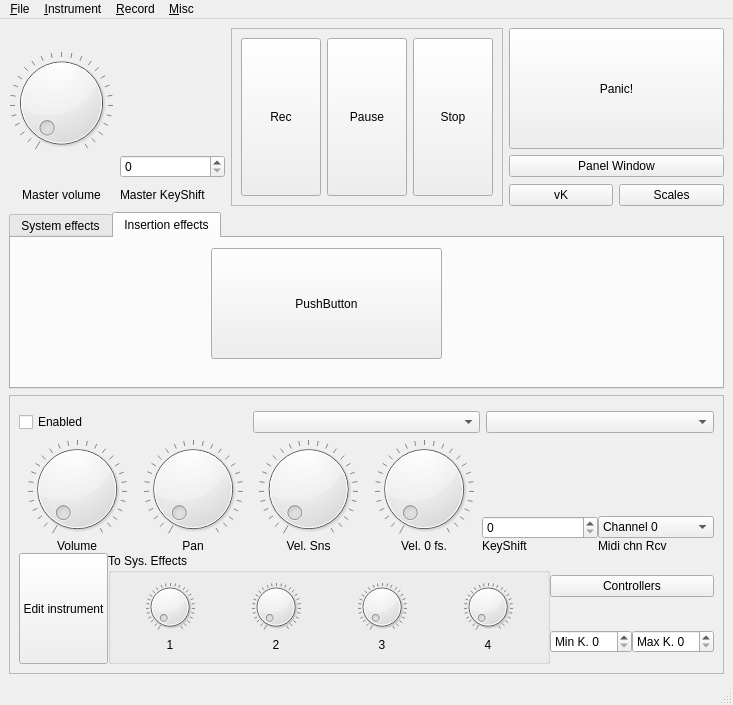
<?xml version="1.0" encoding="UTF-8"?>
<ui version="4.0">
 <class>MainWindow</class>
 <widget class="QMainWindow" name="MainWindow">
  <property name="geometry">
   <rect>
    <x>0</x>
    <y>0</y>
    <width>733</width>
    <height>705</height>
   </rect>
  </property>
  <property name="windowTitle">
   <string>MainWindow</string>
  </property>
  <widget class="QWidget" name="centralwidget">
   <layout class="QVBoxLayout" name="verticalLayout">
    <item>
     <layout class="QGridLayout" name="gridLayout">
      <item row="0" column="3" colspan="2">
       <widget class="QPushButton" name="pushButton">
        <property name="sizePolicy">
         <sizepolicy hsizetype="Minimum" vsizetype="Expanding">
          <horstretch>0</horstretch>
          <verstretch>0</verstretch>
         </sizepolicy>
        </property>
        <property name="text">
         <string>Panic!</string>
        </property>
       </widget>
      </item>
      <item row="2" column="3">
       <widget class="QPushButton" name="pushButton_2">
        <property name="text">
         <string>vK</string>
        </property>
       </widget>
      </item>
      <item row="2" column="4">
       <widget class="QPushButton" name="pushButton_3">
        <property name="text">
         <string>Scales</string>
        </property>
       </widget>
      </item>
      <item row="1" column="3" colspan="2">
       <widget class="QPushButton" name="pushButton_7">
        <property name="text">
         <string>Panel Window</string>
        </property>
       </widget>
      </item>
      <item row="0" column="2" rowspan="3">
       <widget class="QFrame" name="frame">
        <property name="frameShape">
         <enum>QFrame::StyledPanel</enum>
        </property>
        <property name="frameShadow">
         <enum>QFrame::Raised</enum>
        </property>
        <layout class="QHBoxLayout" name="horizontalLayout">
         <item>
          <widget class="QPushButton" name="pushButton_4">
           <property name="sizePolicy">
            <sizepolicy hsizetype="Minimum" vsizetype="Expanding">
             <horstretch>0</horstretch>
             <verstretch>0</verstretch>
            </sizepolicy>
           </property>
           <property name="text">
            <string>Rec</string>
           </property>
          </widget>
         </item>
         <item>
          <widget class="QPushButton" name="pushButton_5">
           <property name="sizePolicy">
            <sizepolicy hsizetype="Minimum" vsizetype="Expanding">
             <horstretch>0</horstretch>
             <verstretch>0</verstretch>
            </sizepolicy>
           </property>
           <property name="text">
            <string>Pause</string>
           </property>
          </widget>
         </item>
         <item>
          <widget class="QPushButton" name="pushButton_6">
           <property name="sizePolicy">
            <sizepolicy hsizetype="Minimum" vsizetype="Expanding">
             <horstretch>0</horstretch>
             <verstretch>0</verstretch>
            </sizepolicy>
           </property>
           <property name="text">
            <string>Stop</string>
           </property>
          </widget>
         </item>
        </layout>
       </widget>
      </item>
      <item row="2" column="0">
       <widget class="QLabel" name="label">
        <property name="text">
         <string>Master volume</string>
        </property>
        <property name="alignment">
         <set>Qt::AlignCenter</set>
        </property>
       </widget>
      </item>
      <item row="0" column="0" rowspan="2">
       <widget class="Dial" name="masterVolume">
        <property name="maximum">
         <number>127</number>
        </property>
        <property name="pageStep">
         <number>32</number>
        </property>
        <property name="wrapping">
         <bool>false</bool>
        </property>
        <property name="notchTarget">
         <double>4.699999999999999</double>
        </property>
        <property name="notchesVisible">
         <bool>true</bool>
        </property>
        <property name="absoluteControlId" stdset="0">
         <string>Master.Volume</string>
        </property>
       </widget>
      </item>
      <item row="2" column="1">
       <widget class="QLabel" name="label_2">
        <property name="text">
         <string>Master KeyShift</string>
        </property>
       </widget>
      </item>
      <item row="1" column="1">
       <widget class="QSpinBox" name="spinBox"/>
      </item>
     </layout>
    </item>
    <item>
     <widget class="QTabWidget" name="tabWidget">
      <property name="currentIndex">
       <number>1</number>
      </property>
      <widget class="QWidget" name="tab">
       <attribute name="title">
        <string>System effects</string>
       </attribute>
      </widget>
      <widget class="QWidget" name="tab_2">
       <attribute name="title">
        <string>Insertion effects</string>
       </attribute>
       <widget class="QPushButton" name="pushButton_8">
        <property name="geometry">
         <rect>
          <x>200</x>
          <y>10</y>
          <width>231</width>
          <height>111</height>
         </rect>
        </property>
        <property name="text">
         <string>PushButton</string>
        </property>
        <property name="icon">
         <iconset>
          <normaloff>:/images/images/power.png</normaloff>:/images/images/power.png</iconset>
        </property>
        <property name="iconSize">
         <size>
          <width>64</width>
          <height>64</height>
         </size>
        </property>
       </widget>
      </widget>
     </widget>
    </item>
    <item>
     <widget class="QFrame" name="partFrame">
      <property name="enabled">
       <bool>true</bool>
      </property>
      <property name="frameShape">
       <enum>QFrame::StyledPanel</enum>
      </property>
      <property name="frameShadow">
       <enum>QFrame::Raised</enum>
      </property>
      <layout class="QVBoxLayout" name="verticalLayout_2">
       <item>
        <widget class="SiblingBar" name="partBar" native="true"/>
       </item>
       <item>
        <layout class="QHBoxLayout" name="horizontalLayout_2">
         <item>
          <widget class="CheckBox" name="enabledCheck">
           <property name="text">
            <string>Enabled</string>
           </property>
           <property name="controlId" stdset="0">
            <string>Enabled</string>
           </property>
          </widget>
         </item>
         <item>
          <widget class="ComboBox" name="comboBox">
           <property name="controlId" stdset="0">
            <string>Bank</string>
           </property>
          </widget>
         </item>
         <item>
          <widget class="ComboBox" name="comboBox_2">
           <property name="controlId" stdset="0">
            <string>BankInstrument</string>
           </property>
          </widget>
         </item>
        </layout>
       </item>
       <item>
        <widget class="QWidget" name="partWidget" native="true">
         <layout class="QVBoxLayout" name="verticalLayout_3">
          <property name="spacing">
           <number>0</number>
          </property>
          <property name="margin">
           <number>0</number>
          </property>
          <item>
           <layout class="QGridLayout" name="gridLayout_2">
            <item row="0" column="0" rowspan="2">
             <widget class="Dial" name="partVolume">
              <property name="maximum">
               <number>127</number>
              </property>
              <property name="pageStep">
               <number>32</number>
              </property>
              <property name="wrapping">
               <bool>false</bool>
              </property>
              <property name="notchTarget">
               <double>4.699999999999999</double>
              </property>
              <property name="notchesVisible">
               <bool>true</bool>
              </property>
              <property name="controlId" stdset="0">
               <string>Volume</string>
              </property>
             </widget>
            </item>
            <item row="0" column="1" rowspan="2">
             <widget class="Dial" name="partPan">
              <property name="maximum">
               <number>127</number>
              </property>
              <property name="pageStep">
               <number>32</number>
              </property>
              <property name="wrapping">
               <bool>false</bool>
              </property>
              <property name="notchTarget">
               <double>4.699999999999999</double>
              </property>
              <property name="notchesVisible">
               <bool>true</bool>
              </property>
              <property name="controlId" stdset="0">
               <string>Instrument.InstrumentKit.ADnoteParameters.FilterParams.CenterFrequency</string>
              </property>
             </widget>
            </item>
            <item row="0" column="2" rowspan="2">
             <widget class="Dial" name="masterVolume_4">
              <property name="maximum">
               <number>127</number>
              </property>
              <property name="pageStep">
               <number>32</number>
              </property>
              <property name="wrapping">
               <bool>false</bool>
              </property>
              <property name="notchTarget">
               <double>4.699999999999999</double>
              </property>
              <property name="notchesVisible">
               <bool>true</bool>
              </property>
              <property name="controlId" stdset="0">
               <string>Instrument.InstrumentKit.ADnoteParameters.FilterParams.Frequency</string>
              </property>
             </widget>
            </item>
            <item row="0" column="3" rowspan="2">
             <widget class="Dial" name="masterVolume_5">
              <property name="maximum">
               <number>127</number>
              </property>
              <property name="pageStep">
               <number>32</number>
              </property>
              <property name="wrapping">
               <bool>false</bool>
              </property>
              <property name="notchTarget">
               <double>4.699999999999999</double>
              </property>
              <property name="notchesVisible">
               <bool>true</bool>
              </property>
              <property name="controlId" stdset="0">
               <string>Instrument.InstrumentKit.ADnoteParameters.FilterParams.Frequency</string>
              </property>
             </widget>
            </item>
            <item row="2" column="0">
             <widget class="QLabel" name="label_3">
              <property name="text">
               <string>Volume</string>
              </property>
              <property name="alignment">
               <set>Qt::AlignCenter</set>
              </property>
             </widget>
            </item>
            <item row="2" column="1">
             <widget class="QLabel" name="label_4">
              <property name="text">
               <string>Pan</string>
              </property>
              <property name="alignment">
               <set>Qt::AlignCenter</set>
              </property>
             </widget>
            </item>
            <item row="2" column="2">
             <widget class="QLabel" name="label_5">
              <property name="text">
               <string>Vel. Sns</string>
              </property>
              <property name="alignment">
               <set>Qt::AlignCenter</set>
              </property>
             </widget>
            </item>
            <item row="2" column="3">
             <widget class="QLabel" name="label_6">
              <property name="text">
               <string>Vel. 0 fs.</string>
              </property>
              <property name="alignment">
               <set>Qt::AlignCenter</set>
              </property>
             </widget>
            </item>
            <item row="2" column="4">
             <widget class="QLabel" name="label_7">
              <property name="text">
               <string>KeyShift</string>
              </property>
             </widget>
            </item>
            <item row="1" column="4">
             <widget class="QSpinBox" name="spinBox_3">
              <property name="prefix">
               <string/>
              </property>
             </widget>
            </item>
            <item row="1" column="5">
             <widget class="QComboBox" name="partChannelReceiver">
              <property name="currentIndex">
               <number>0</number>
              </property>
              <item>
               <property name="text">
                <string>Channel 0</string>
               </property>
              </item>
              <item>
               <property name="text">
                <string>Channel 1</string>
               </property>
              </item>
              <item>
               <property name="text">
                <string>Channel 2</string>
               </property>
              </item>
              <item>
               <property name="text">
                <string>Channel 3</string>
               </property>
              </item>
              <item>
               <property name="text">
                <string>Channel 4</string>
               </property>
              </item>
             </widget>
            </item>
            <item row="2" column="5">
             <widget class="QLabel" name="label_8">
              <property name="text">
               <string>Midi chn Rcv</string>
              </property>
             </widget>
            </item>
            <item row="0" column="4">
             <spacer name="verticalSpacer">
              <property name="orientation">
               <enum>Qt::Vertical</enum>
              </property>
              <property name="sizeHint" stdset="0">
               <size>
                <width>20</width>
                <height>40</height>
               </size>
              </property>
             </spacer>
            </item>
            <item row="0" column="5">
             <spacer name="verticalSpacer_2">
              <property name="orientation">
               <enum>Qt::Vertical</enum>
              </property>
              <property name="sizeHint" stdset="0">
               <size>
                <width>20</width>
                <height>40</height>
               </size>
              </property>
             </spacer>
            </item>
           </layout>
          </item>
          <item>
           <layout class="QGridLayout" name="gridLayout_3">
            <item row="0" column="0" rowspan="2">
             <widget class="QPushButton" name="editInstrument">
              <property name="sizePolicy">
               <sizepolicy hsizetype="Minimum" vsizetype="Expanding">
                <horstretch>0</horstretch>
                <verstretch>0</verstretch>
               </sizepolicy>
              </property>
              <property name="text">
               <string>Edit instrument</string>
              </property>
             </widget>
            </item>
            <item row="0" column="1" rowspan="2">
             <widget class="QGroupBox" name="groupBox">
              <property name="title">
               <string>To Sys. Effects</string>
              </property>
              <layout class="QGridLayout" name="gridLayout_4">
               <item row="0" column="0">
                <widget class="Dial" name="masterVolume_6">
                 <property name="maximum">
                  <number>127</number>
                 </property>
                 <property name="pageStep">
                  <number>32</number>
                 </property>
                 <property name="wrapping">
                  <bool>false</bool>
                 </property>
                 <property name="notchTarget">
                  <double>4.699999999999999</double>
                 </property>
                 <property name="notchesVisible">
                  <bool>true</bool>
                 </property>
                </widget>
               </item>
               <item row="0" column="1">
                <widget class="Dial" name="masterVolume_7">
                 <property name="maximum">
                  <number>127</number>
                 </property>
                 <property name="pageStep">
                  <number>32</number>
                 </property>
                 <property name="wrapping">
                  <bool>false</bool>
                 </property>
                 <property name="notchTarget">
                  <double>4.699999999999999</double>
                 </property>
                 <property name="notchesVisible">
                  <bool>true</bool>
                 </property>
                </widget>
               </item>
               <item row="0" column="2">
                <widget class="Dial" name="masterVolume_8">
                 <property name="maximum">
                  <number>127</number>
                 </property>
                 <property name="pageStep">
                  <number>32</number>
                 </property>
                 <property name="wrapping">
                  <bool>false</bool>
                 </property>
                 <property name="notchTarget">
                  <double>4.699999999999999</double>
                 </property>
                 <property name="notchesVisible">
                  <bool>true</bool>
                 </property>
                </widget>
               </item>
               <item row="0" column="3">
                <widget class="Dial" name="masterVolume_9">
                 <property name="maximum">
                  <number>127</number>
                 </property>
                 <property name="pageStep">
                  <number>32</number>
                 </property>
                 <property name="wrapping">
                  <bool>false</bool>
                 </property>
                 <property name="notchTarget">
                  <double>4.699999999999999</double>
                 </property>
                 <property name="notchesVisible">
                  <bool>true</bool>
                 </property>
                </widget>
               </item>
               <item row="1" column="0">
                <widget class="QLabel" name="label_9">
                 <property name="text">
                  <string>1</string>
                 </property>
                 <property name="alignment">
                  <set>Qt::AlignCenter</set>
                 </property>
                </widget>
               </item>
               <item row="1" column="1">
                <widget class="QLabel" name="label_10">
                 <property name="text">
                  <string>2</string>
                 </property>
                 <property name="alignment">
                  <set>Qt::AlignCenter</set>
                 </property>
                </widget>
               </item>
               <item row="1" column="2">
                <widget class="QLabel" name="label_11">
                 <property name="text">
                  <string>3</string>
                 </property>
                 <property name="alignment">
                  <set>Qt::AlignCenter</set>
                 </property>
                </widget>
               </item>
               <item row="1" column="3">
                <widget class="QLabel" name="label_12">
                 <property name="text">
                  <string>4</string>
                 </property>
                 <property name="alignment">
                  <set>Qt::AlignCenter</set>
                 </property>
                </widget>
               </item>
              </layout>
             </widget>
            </item>
            <item row="0" column="2" colspan="2">
             <widget class="QPushButton" name="buttonControllers">
              <property name="text">
               <string>Controllers</string>
              </property>
             </widget>
            </item>
            <item row="1" column="2">
             <widget class="QSpinBox" name="spinBox_4">
              <property name="prefix">
               <string>Min K. </string>
              </property>
             </widget>
            </item>
            <item row="1" column="3">
             <widget class="QSpinBox" name="spinBox_5">
              <property name="prefix">
               <string>Max K. </string>
              </property>
             </widget>
            </item>
           </layout>
          </item>
         </layout>
        </widget>
       </item>
      </layout>
     </widget>
    </item>
   </layout>
  </widget>
  <widget class="QMenuBar" name="menubar">
   <property name="geometry">
    <rect>
     <x>0</x>
     <y>0</y>
     <width>733</width>
     <height>24</height>
    </rect>
   </property>
   <widget class="QMenu" name="menuFile">
    <property name="title">
     <string>&amp;File</string>
    </property>
    <addaction name="action_Quit"/>
   </widget>
   <widget class="QMenu" name="menu_Instrument">
    <property name="title">
     <string>&amp;Instrument</string>
    </property>
   </widget>
   <widget class="QMenu" name="menu_Record">
    <property name="title">
     <string>&amp;Record</string>
    </property>
   </widget>
   <widget class="QMenu" name="menu_Misc">
    <property name="title">
     <string>&amp;Misc</string>
    </property>
   </widget>
   <addaction name="menuFile"/>
   <addaction name="menu_Instrument"/>
   <addaction name="menu_Record"/>
   <addaction name="menu_Misc"/>
  </widget>
  <widget class="QStatusBar" name="statusbar"/>
  <action name="action_Quit">
   <property name="text">
    <string>&amp;Quit</string>
   </property>
   <property name="shortcut">
    <string>Ctrl+Q</string>
   </property>
  </action>
 </widget>
 <customwidgets>
  <customwidget>
   <class>Dial</class>
   <extends>QDial</extends>
   <header>dial.h</header>
  </customwidget>
  <customwidget>
   <class>ComboBox</class>
   <extends>QComboBox</extends>
   <header>combobox.h</header>
  </customwidget>
  <customwidget>
   <class>SiblingBar</class>
   <extends>QWidget</extends>
   <header>siblingbar.h</header>
   <container>1</container>
  </customwidget>
  <customwidget>
   <class>CheckBox</class>
   <extends>QCheckBox</extends>
   <header>checkbox.h</header>
  </customwidget>
 </customwidgets>
 <resources>
  <include location="main.qrc"/>
 </resources>
 <connections>
  <connection>
   <sender>enabledCheck</sender>
   <signal>toggled(bool)</signal>
   <receiver>partWidget</receiver>
   <slot>setEnabled(bool)</slot>
   <hints>
    <hint type="sourcelabel">
     <x>366</x>
     <y>413</y>
    </hint>
    <hint type="destinationlabel">
     <x>366</x>
     <y>549</y>
    </hint>
   </hints>
  </connection>
 </connections>
</ui>
